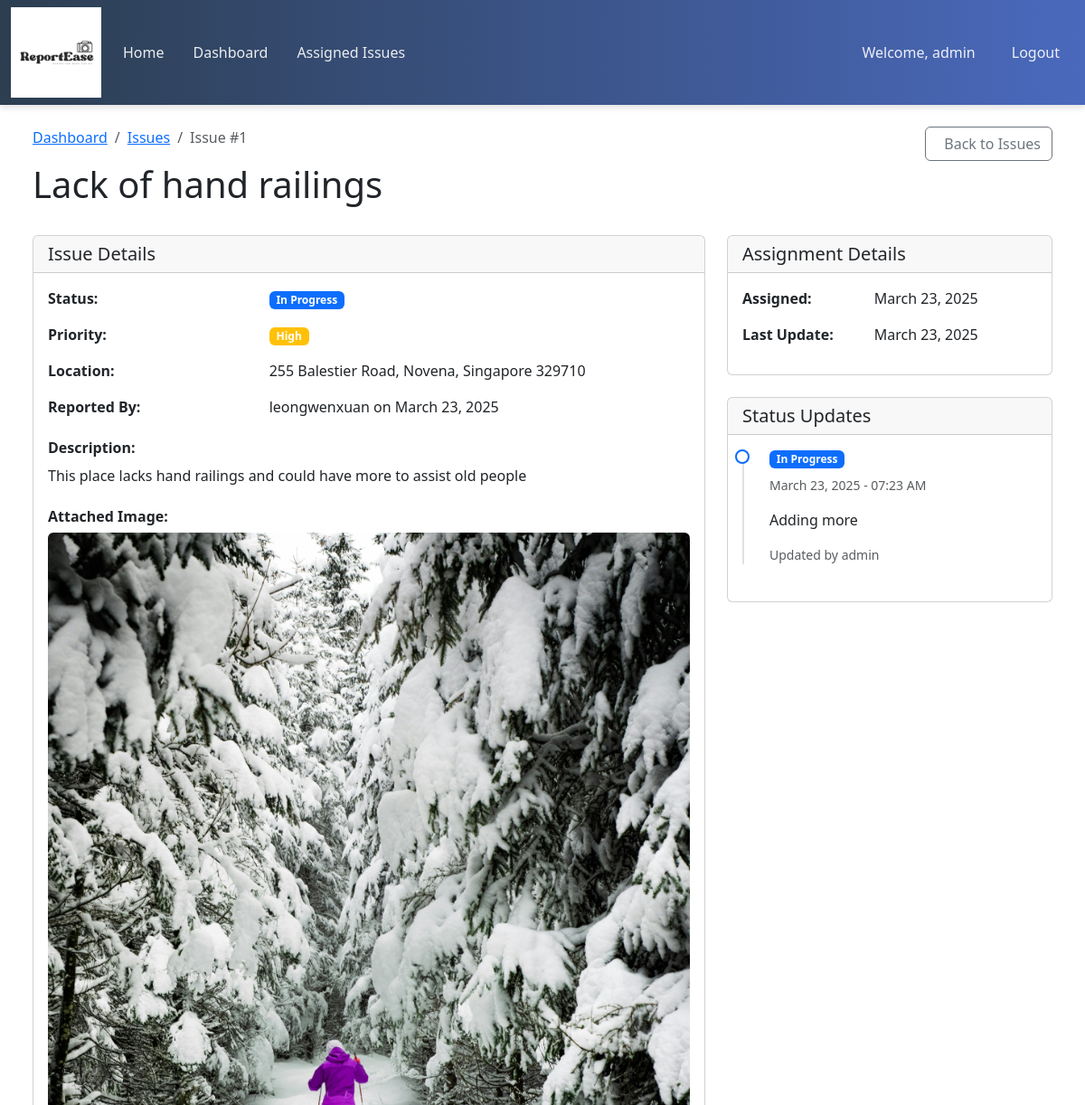
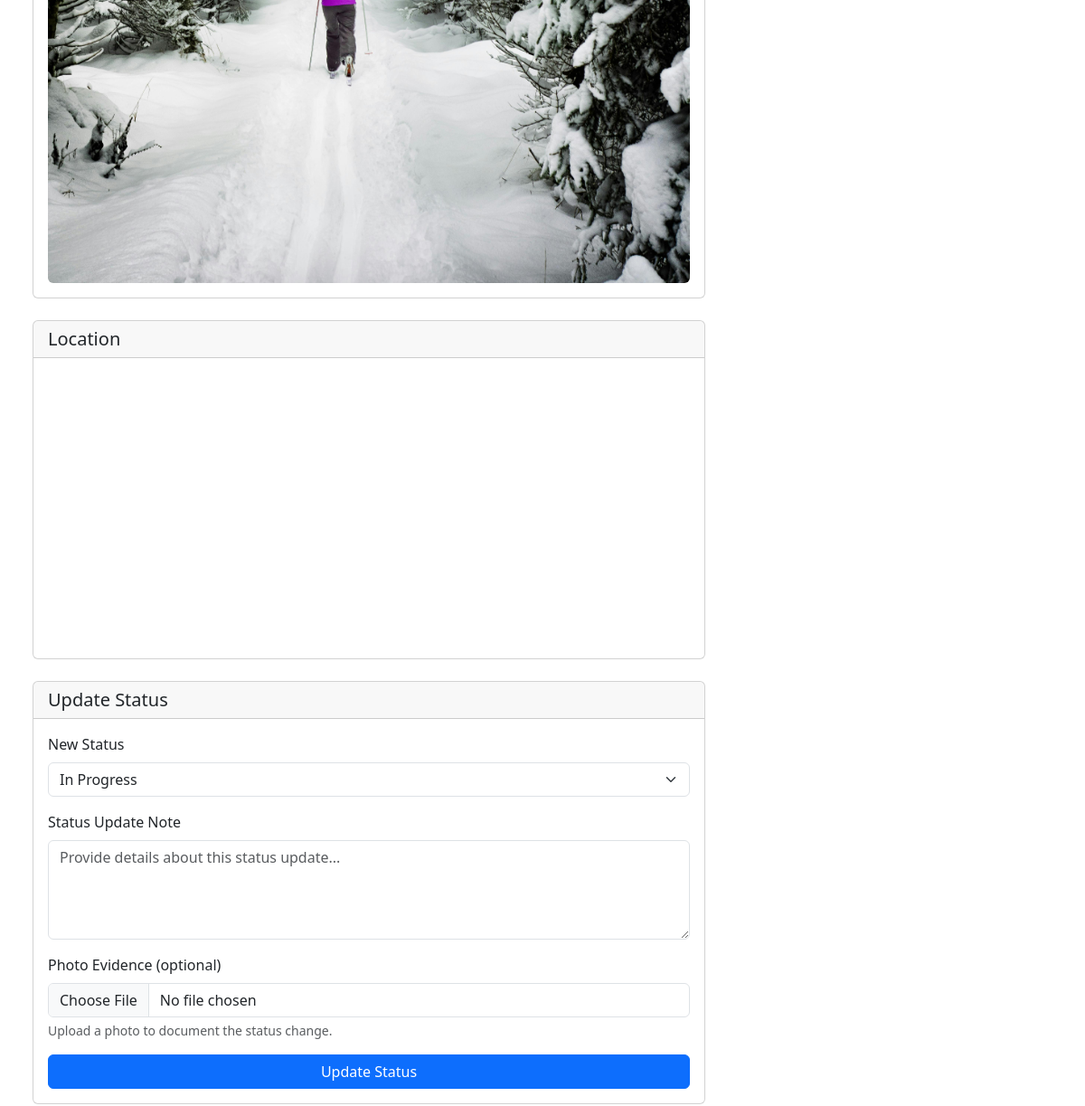
/agency/issues/1/ (signed in, upper part), run on an earlier commit of the app's database (2 pictures, top to bottom).
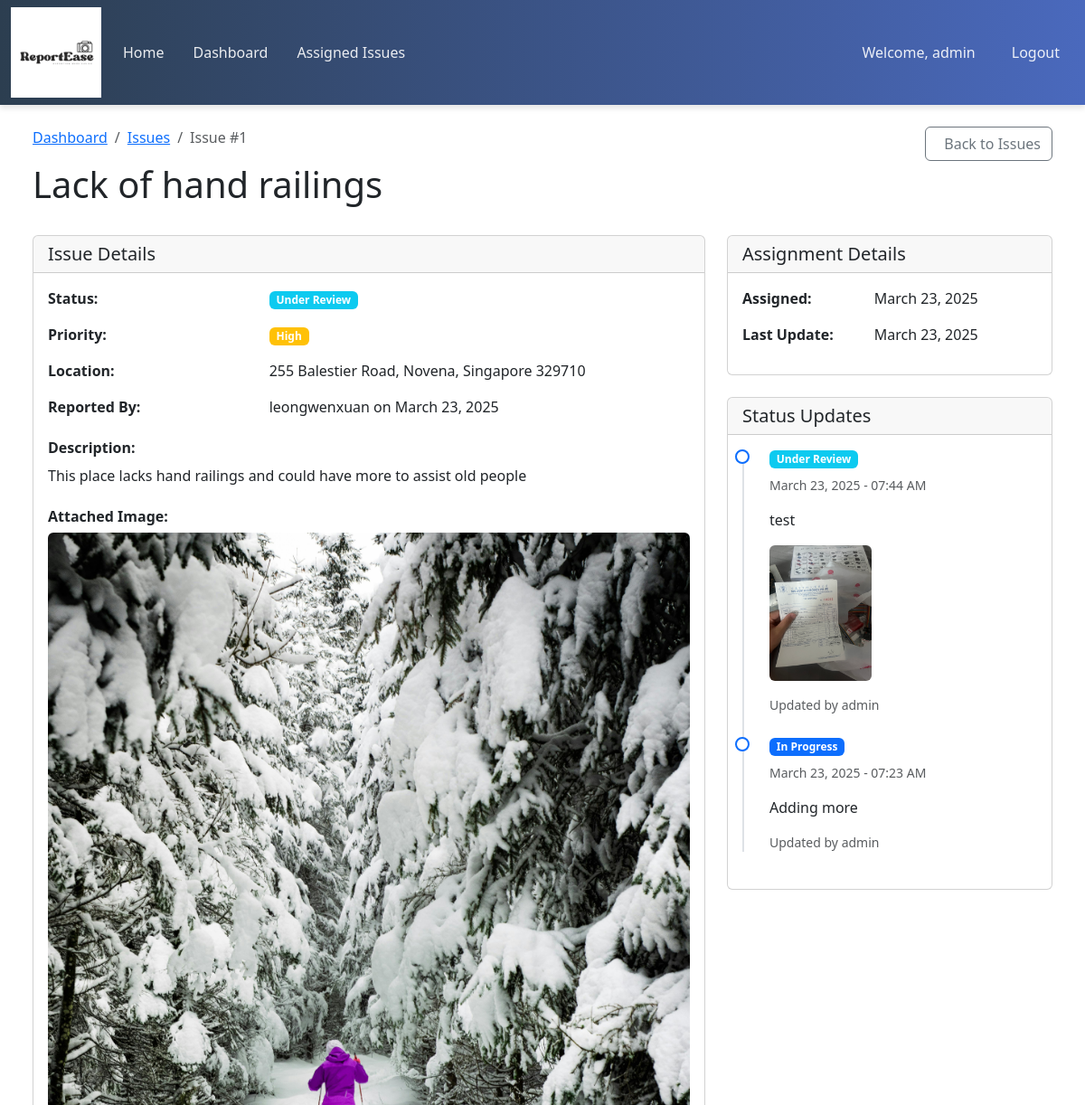
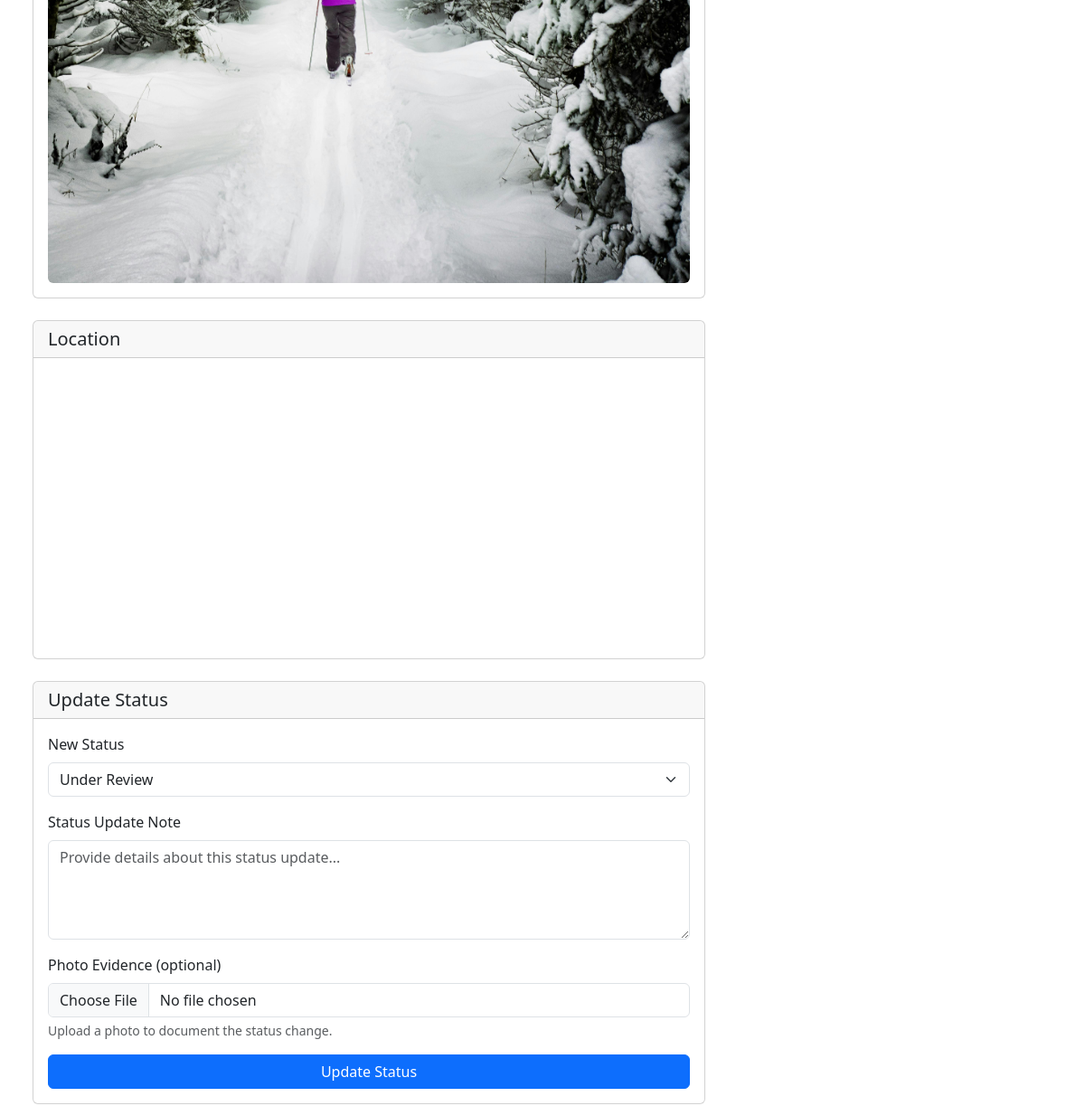
And on a later commit of the database (2 pictures, top to bottom).
### fypapp/models.py (models this page shows, shortened)
class IssueAssignment(models.Model):
    STATUS_CHOICES = [
        ('assigned', 'Assigned'),
        ('in_progress', 'In Progress'),
        ('under_review', 'Under Review'),
        ('completed', 'Completed'),
        ('rejected', 'Rejected')
    ]
    issue = models.ForeignKey(AccessibilityIssue, on_delete=models.CASCADE, related_name='assignments')
    agency = models.ForeignKey(Agency, on_delete=models.CASCADE, related_name='assigned_issues')
    assigned_to = models.ForeignKey(StaffProfile, on_delete=models.SET_NULL, null=True, blank=True, related_name='assignments')
    assigned_at = models.DateTimeField(auto_now_add=True)
    updated_at = models.DateTimeField(auto_now=True)
    status = models.CharField(max_length=20, choices=STATUS_CHOICES, default='assigned')
    estimated_completion = models.DateField(null=True, blank=True)

class StatusUpdate(models.Model):
    assignment = models.ForeignKey(IssueAssignment, on_delete=models.CASCADE, related_name='updates')
    status = models.CharField(max_length=20, choices=IssueAssignment.STATUS_CHOICES)
    note = models.TextField()
    created_by = models.ForeignKey(StaffProfile, on_delete=models.CASCADE)
    created_at = models.DateTimeField(auto_now_add=True)
    photo_evidence = models.ImageField(upload_to='status_updates/', null=True, blank=True)

class StaffProfile(models.Model):
    ROLE_CHOICES = [
        ('admin', 'Agency Admin')
    ]
    user = models.OneToOneField(User, on_delete=models.CASCADE, related_name='staff_profile')
    agency = models.ForeignKey(Agency, on_delete=models.CASCADE, related_name='staff')
    role = models.CharField(max_length=20, choices=ROLE_CHOICES)
    employee_id = models.CharField(max_length=50, unique=True)
    is_verified = models.BooleanField(default=False)

### fypapp/views.py (the view)
# urls.py: path('agency/issues/<int:assignment_id>/', views.agency_issue_detail, name='agency_issue_detail'),
@login_required
def agency_issue_detail(request, assignment_id):
    try:
        staff_profile = request.user.staff_profile
        assignment = get_object_or_404(IssueAssignment, id=assignment_id, agency=staff_profile.agency)
    except:
        return redirect('agency_issue_list')
    status_updates = StatusUpdate.objects.filter(assignment=assignment).order_by('-created_at')
    agency_staff = []
    if staff_profile.role == 'admin':
        agency_staff = StaffProfile.objects.filter(agency=staff_profile.agency)
    context = {
        'staff_profile': staff_profile,
        'assignment': assignment,
        'issue': assignment.issue,
        'status_updates': status_updates,
        'agency_staff': agency_staff,
        'mapbox_access_token': settings.MAPBOX_ACCESS_TOKEN,
    }
    return render(request, 'agency/issue_detail.html', context)

### fypapp/templates/agency/issue_detail.html (shortened to what the changed rows need)
{% extends 'base.html' %}
{% block extra_head %}
<link href="https://api.mapbox.com/mapbox-gl-js/v3.10.0/mapbox-gl.css" rel="stylesheet">
{% endblock %}
{% block content %}
<div class="container-fluid">
    <div class="row mb-4">
        <div class="col-md-8">
            <h1>{{ issue.title }}</h1>
        </div>
    </div>
    <div class="row">
        <div class="col-md-8">
            <div class="card mb-4">
                <div class="card-body">
                    <div class="row mb-3">
                        <div class="col-md-8">
                            <span class="badge bg-{% if assignment.status == 'assigned' %}secondary{% elif assignment.status == 'in_progress' %}primary{% elif assignment.status == 'completed' %}success{% elif assignment.status == 'under_review' %}info{% elif assignment.status == 'rejected' %}danger{% endif %}">
                                {{ assignment.get_status_display }}
                            </span>
                        </div>
                    </div>
                </div>
            </div>
            {% include 'agency/status_update_form.html' %}
        </div>
        <div class="col-md-4">
            <div class="card mb-4">
                <div class="card-body">
                    <div class="row mb-3">
                        <div class="col-md-5 fw-bold">Assigned:</div>
                        <div class="col-md-7">{{ assignment.assigned_at|date:"F d, Y" }}</div>
                    </div>
                    <div class="row mb-3">
                        <div class="col-md-5 fw-bold">Last Update:</div>
                        <div class="col-md-7">{{ assignment.updated_at|date:"F d, Y" }}</div>
                    </div>
                </div>
            </div>
            <div class="card">
                <div class="card-body">
                    {% if status_updates %}
                        <div class="status-timeline">
                            {% for update in status_updates %}
                                <div class="status-item">
                                    <h6>
                                        <span class="badge bg-{% if update.status == 'assigned' %}secondary{% elif update.status == 'in_progress' %}primary{% elif update.status == 'completed' %}success{% elif update.status == 'under_review' %}info{% elif update.status == 'rejected' %}danger{% endif %}">
                                            {{ update.get_status_display }}
                                        </span>
                                    </h6>
                                    <p class="text-muted small">{{ update.created_at|date:"F d, Y - h:i A" }}</p>
                                    <p>{{ update.note }}</p>
                                    {% if update.photo_evidence %}
                                        <div class="mt-2 mb-3">
                                            <a href="{{ update.photo_evidence.url }}" target="_blank">
                                                <img src="{{ update.photo_evidence.url }}" alt="Status Update Evidence" class="img-fluid rounded" style="max-height: 150px;">
                                            </a>
                                        </div>
                                    {% endif %}
                                    <p class="text-muted small">Updated by {{ update.created_by.user.username }}</p>
                                </div>
                            {% endfor %}
                        </div>
                    {% else %}
                        <div class="alert alert-info">No status updates have been made yet.</div>
                    {% endif %}
                </div>
            </div>
        </div>
    </div>
</div>
{% endblock %}

### fypapp/templates/agency/status_update_form.html (shortened to what this page needs)
<div class="card mb-4">
    <div class="card-header">
        <h5 class="mb-0">Update Status</h5>
    </div>
    <div class="card-body">
        <form action="{% url 'update_issue_status' assignment.id %}" method="post" enctype="multipart/form-data">
            <div class="mb-3">
                <label for="status" class="form-label">New Status</label>
                <select class="form-select" id="status" name="status" required>
                    {% for status_value, status_label in assignment.STATUS_CHOICES %}
                        <option value="{{ status_value }}" {% if assignment.status == status_value %}selected{% endif %}>
                            {{ status_label }}
                        </option>
                    {% endfor %}
                </select>
            </div>
            <div class="mb-3">
                <label for="note" class="form-label">Status Update Note</label>
                <textarea class="form-control" id="note" name="note" rows="4" required
                          placeholder="Provide details about this status update..."></textarea>
            </div>
            <div class="mb-3">
                <label for="photo_evidence" class="form-label">Photo Evidence (optional)</label>
                <input type="file" class="form-control" id="photo_evidence" name="photo_evidence" accept="image/*">
                <div class="form-text">Upload a photo to document the status change.</div>
            </div>
            <div class="d-grid gap-2">
                <button type="submit" class="btn btn-primary">Update Status</button>
            </div>
        </form>
    </div>
</div>

What changed in the data, as far as the page shows it:
changed IssueAssignment: status "In Progress" → "Under Review"
added StatusUpdate: status "Under Review", created_at "March 23, 2025 - 07:44 AM", note "test", photo_evidence (picture), created_by.user.username "admin"
